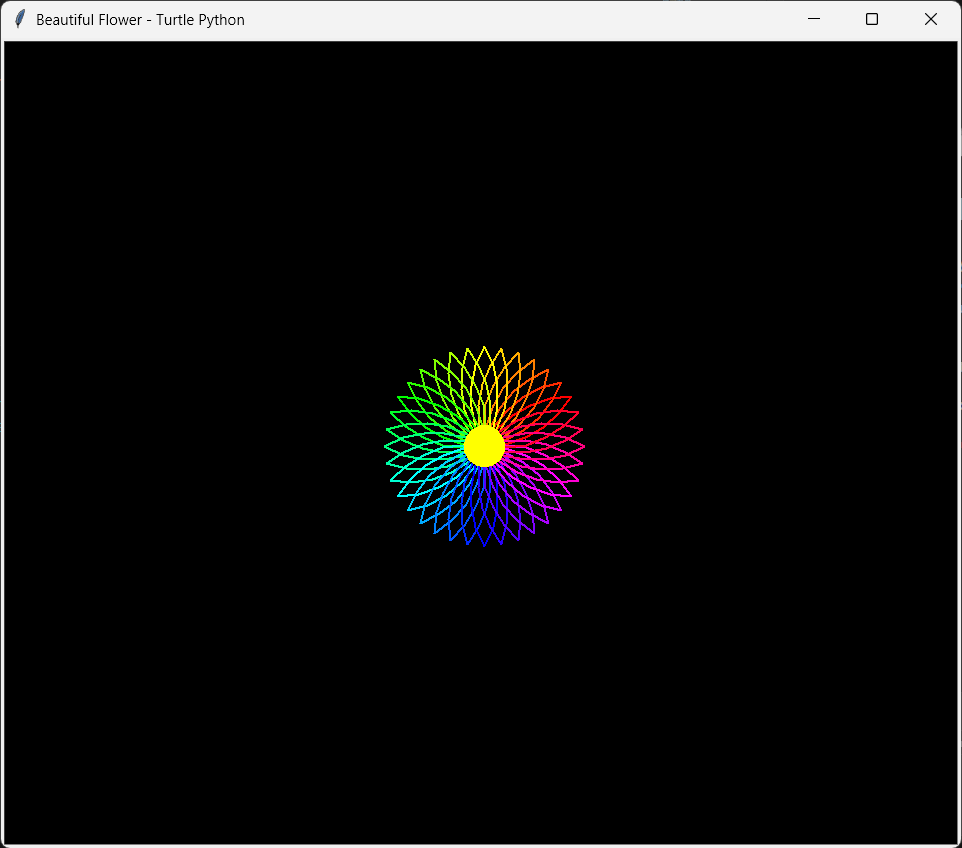

The script that drew this image:
import turtle
import colorsys
screen = turtle.Screen()
screen.bgcolor("black")
screen.title("Beautiful Flower - Turtle Python")
flower = turtle.Turtle()
flower.speed(0)
flower.width(2)
def get_color(i, n):
    return colorsys.hsv_to_rgb(i/n, 1, 1)
def draw_petal(radius, angle):
    for _ in range(2):
        flower.circle(radius, angle)
        flower.left(180 - angle)
petals = 36
for i in range(petals):
    flower.color(get_color(i, petals))
    draw_petal(100, 60)
    flower.left(360 / petals)
flower.penup()
flower.goto(0, -20)
flower.pendown()
flower.color("yellow")
flower.begin_fill()
flower.circle(20)
flower.end_fill()
flower.hideturtle()
screen.mainloop()
